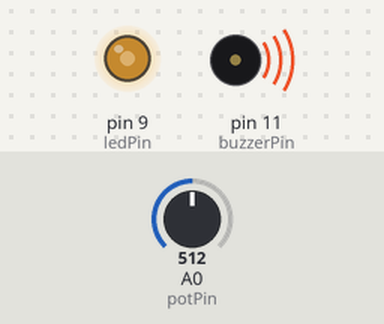
A sketch run on a simulated Arduino Uno, built with avr-gcc and run on an emulated ATmega328P. On the bench: output pins drawn as LEDs (lit = HIGH), buzzer (waves = sounding). The test bench sets the inputs (shaded band); at power-on: A0 (potPin) = 512.

Above: at 1.2 s.
1.3 s: A0 (potPin) set to 716
At 2.5 s:
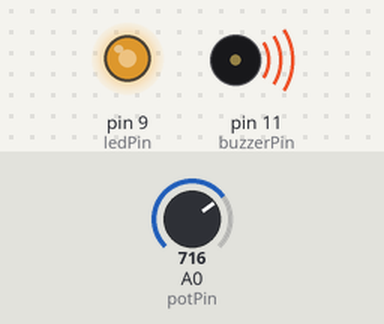
2.8 s: A0 (potPin) set to 900
At 3.8 s:
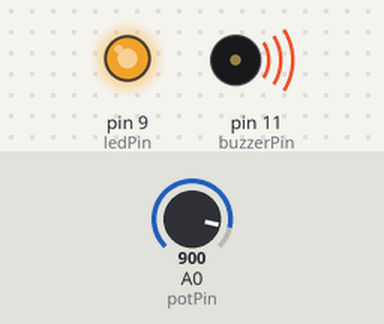
4.3 s: A0 (potPin) set to 122
At 5.1 s:
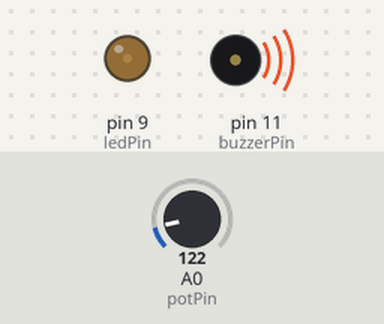
5.8 s: A0 (potPin) set to 0
At 6.3 s:
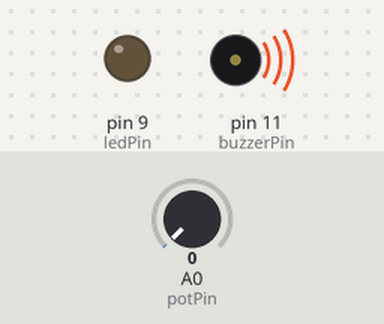
7.3 s: A0 (potPin) set to 511
At 7.6 s:
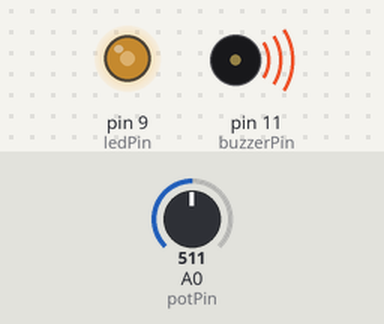
Timing chart, 0 to 9.8 s (numbered marks = the images above; inputs shaded):
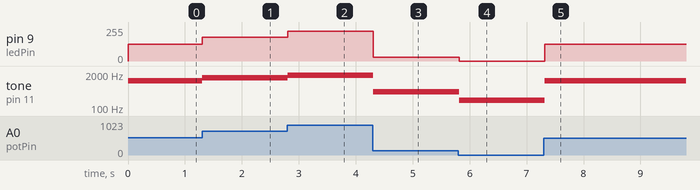

Measured:
- after the input at 1.3 s, pin 9 (ledPin): 127/255 → 178/255 at once; tone on pin 11 (buzzerPin): 1100 Hz → 1459 Hz at once
- after the input at 2.8 s, pin 9 (ledPin): 178/255 → 224/255 at once; tone on pin 11 (buzzerPin): 1459 Hz → 1783 Hz at once
- after the input at 4.3 s, pin 9 (ledPin): 224/255 → 30/255 at once; tone on pin 11 (buzzerPin): 1783 Hz → 414 Hz at once
- after the input at 5.8 s, pin 9 (ledPin): 30/255 → 0/255 at once; tone on pin 11 (buzzerPin): 414 Hz → 200 Hz at once
- after the input at 7.3 s, pin 9 (ledPin): 0/255 → 127/255 at once; tone on pin 11 (buzzerPin): 200 Hz → 1099 Hz at once

The sketch:

LED_Buzzer_with_POT.ino
```cpp
int potPin = A0;       // Potentiometer connected to analog pin A0
int buzzerPin = 11;     // Buzzer connected to PWM pin 9
int ledPin = 9;       // LED connected to PWM pin 10

void setup() {
  // Initialize serial communication for debugging
  Serial.begin(9600);
  pinMode(ledPin, OUTPUT);
}

void loop() {
  // Read the potentiometer value (0-1023)
  int potValue = analogRead(potPin);

  // Map the potentiometer value to a suitable frequency range for the buzzer (e.g., 200 - 2000 Hz)
  int buzzerFrequency = map(potValue, 0, 1023, 200, 2000);

  // Map the potentiometer value to the PWM range for the LED (0-255)
  int ledBrightness = map(potValue, 0, 1023, 0, 255);

  // Set the buzzer frequency
  tone(buzzerPin, buzzerFrequency);

  // Set the LED brightness
  analogWrite(ledPin, ledBrightness);

  // Delay for a short time to smooth out the changes
  delay(100);
}
```
